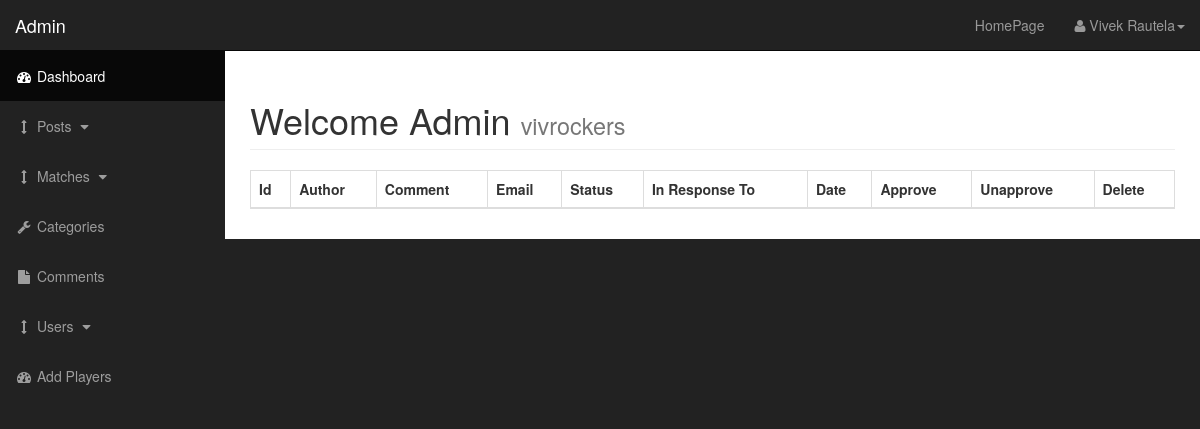
Before: /admin/comments.php (signed in) with the older database file.
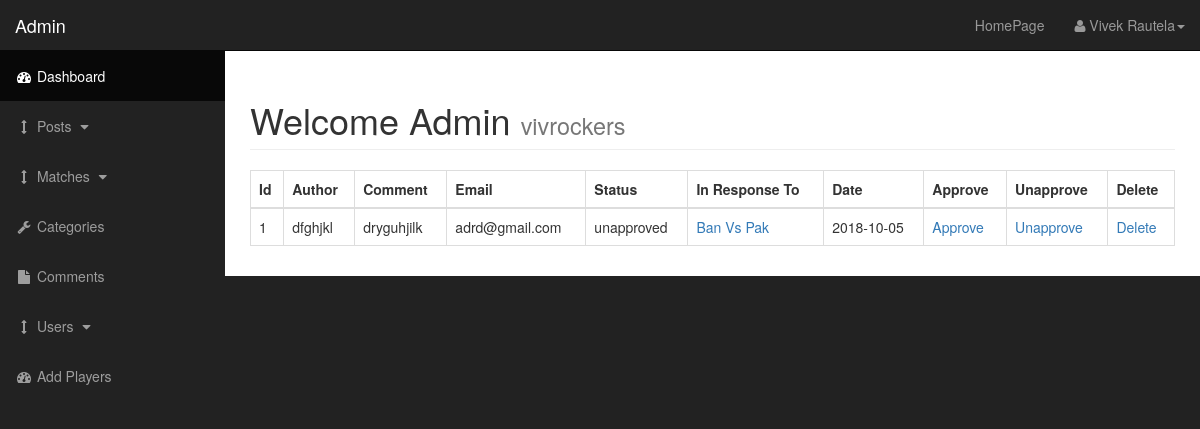
After: the same page with the newer database file.
### tables this page shows
CREATE TABLE `comments` (
  `comment_id` int(11) NOT NULL,
  `comment_post_id` int(11) NOT NULL,
  `comment_author` varchar(255) NOT NULL,
  `comment_email` varchar(255) NOT NULL,
  `comment_content` text NOT NULL,
  `comment_status` varchar(255) NOT NULL,
  `comment_date` date NOT NULL
);

CREATE TABLE `posts` (
  `post_id` int(11) NOT NULL,
  `post_title` varchar(255) NOT NULL,
  `post_author` varchar(255) NOT NULL,
  `post_content` text NOT NULL,
  `post_image1` text NOT NULL,
  `post_image2` text NOT NULL,
  `post_status` varchar(255) NOT NULL,
  `post_date` date NOT NULL,
  `post_category_id` int(11) NOT NULL,
  `post_tags` varchar(255) NOT NULL,
  `post_contest_id` int(11) NOT NULL
);

### admin/includes/view_all_comments.php (the view, shortened to what this page needs)
<table class="table table-bordered table-hover">
     <thead>
     <tr>
       <th>Id</th>
       <th>Author</th>
       <th>Comment</th>
       <th>Email</th>
       <th>Status</th>
       <th>In Response To</th>
       <th>Date</th>
       <th>Approve</th>
       <th>Unapprove</th>
       <th>Delete</th>
     </tr>
   </thead>
   <tbody>
       <?php
       $select="SELECT * FROM comments";
       $comments_query=mysqli_query($connection,$select);
       while($row=mysqli_fetch_assoc($comments_query)){
         $comment_id=$row['comment_id'];
         $comment_author=$row['comment_author'];
         $comment_email=$row['comment_email'];
         $comment_post_id=$row['comment_post_id'];
         $comment_status=$row['comment_status'];
         $comment_content=$row['comment_content'];
         $comment_date=$row['comment_date'];
         echo "<tr>";
         echo "<td>{$comment_id}</td>";
         echo "<td>{$comment_author}</td>";
         echo "<td>{$comment_content}</td>";
         echo "<td>{$comment_email}</td>";
         echo "<td>{$comment_status}</td>";
         $query="SELECT * from posts WHERE post_id='$comment_post_id' ";
         $select_post_id_query=mysqli_query($connection,$query);
         while($row=mysqli_fetch_assoc($select_post_id_query)){
           $post_id=$row['post_id'];
           $post_title=$row['post_title'];
           echo "<td><a href='../post.php?p_id=$post_id'>$post_title</a></td>";
         }
         echo "<td>{$comment_date}</td>";
         echo "<td><a href='comments.php?approve=$comment_id'>Approve</a></td>";
         echo "<td><a href='comments.php?unapprove=$comment_id'>Unapprove</a></td>";
         echo "<td><a href='comments.php?delete=$comment_id'>Delete</a></td>";
         echo "</tr>";
       }
        ?>
   </tbody>
</table>

Changed rows visible on the page:
added comments: comment_id "1", comment_author "dfghjkl", comment_content "dryguhjilk", comment_email "adrd@gmail.com", comment_status "unapproved", comment_date "2018-10-05"
now on this page (row edited): posts: post_title "Ban Vs Pak"
